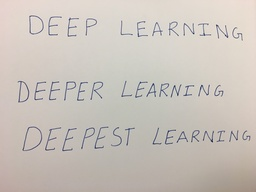
#> input picture NeuralNetworkRecognition/images/04_deep.jpg, 256 x 192 px, shrunk from 4032 x 3024 before the run, given in place of cv_cover.jpg, which was not available
$ python HarryPotterize.py
#> lines starting #> are read from the running program, lines starting #| are printed output that depends on the picture; long printed decimals are rounded; pictures that were not available may be replaced by others from this repository, and a replacement may not be noted
### PlanarHomography/python/matchPics.py
import numpy as np
import cv2
import skimage.color
from helper import briefMatch
from helper import computeBrief
from helper import corner_detection

# Q2.1.4

def matchPics(I1, I2, opts):

        ratio = opts.ratio  #'ratio for BRIEF feature descriptor'
        sigma = opts.sigma  #'threshold for corner detection using FAST feature detector'

        # TODO: Convert Images to GrayScale
        I1 = cv2.cvtColor(I1, cv2.COLOR_BGR2GRAY)
        I2 = cv2.cvtColor(I2, cv2.COLOR_BGR2GRAY)

        # TODO: Detect Features in Both Images
        locs1 = corner_detection(I1, sigma)
        locs2 = corner_detection(I2, sigma)

        # TODO: Obtain descriptors for the computed feature locations
        desc1, locs1 = computeBrief(I1, locs1)
        decs2, locs2 = computeBrief(I2, locs2)

        # TODO: Match features using the descriptors
        matches = briefMatch(desc1, decs2, ratio)

        return matches, locs1, locs2

### PlanarHomography/python/helper.py
import numpy as np
import cv2
import scipy.io as sio
from matplotlib import pyplot as plt
import skimage.feature

PATCHWIDTH = 9

def briefMatch(desc1,desc2,ratio):

    matches = skimage.feature.match_descriptors(desc1,desc2,'hamming',cross_check=True,max_ratio=ratio)
    return matches


# [9 lines left out: function plotMatches, not called in this run]


def makeTestPattern(patchWidth, nbits):

    np.random.seed(0)
    compareX = patchWidth*patchWidth * np.random.random((nbits,1))
    compareX = np.floor(compareX).astype(int)
    np.random.seed(1)
    compareY = patchWidth*patchWidth * np.random.random((nbits,1))
    compareY = np.floor(compareY).astype(int)

    return (compareX, compareY)


def computePixel(img, idx1, idx2, width, center):

    halfWidth = width // 2
    col1 = idx1 % width - halfWidth
    row1 = idx1 // width - halfWidth
    col2 = idx2 % width - halfWidth
    row2 = idx2 // width - halfWidth
    return 1 if img[int(center[0]+row1)][int(center[1]+col1)] < img[int(center[0]+row2)][int(center[1]+col2)] else 0


def computeBrief(img, locs):

    patchWidth = 9
    nbits = 256
    compareX, compareY = makeTestPattern(patchWidth,nbits)
    m, n = img.shape

    halfWidth = patchWidth//2

    locs = np.array(list(filter(lambda x: halfWidth <= x[0] < m-halfWidth and halfWidth <= x[1] < n-halfWidth, locs)))
    desc = np.array([list(map(lambda x: computePixel(img, x[0], x[1], patchWidth, c), zip(compareX, compareY))) for c in locs])

    return desc, locs


def corner_detection(img, sigma):

    # fast method
    result_img = skimage.feature.corner_fast(img, n=PATCHWIDTH, threshold=sigma)
    locs = skimage.feature.corner_peaks(result_img, min_distance=1)
    return locs


# [31 lines left out: function loadVid, not called in this run]

### PlanarHomography/python/planarH.py
import numpy as np
import cv2


def computeH(x1, x2):
    #Q2.2.1
    # TODO: Compute the homography between two sets of points

    # Number of points
    N = len(x1)

    # Create the matrix A for the homography equation Ax = 0
    # 2*N because of x AND y and 9 because of 9 elements in h vector(so #of cols in A and # of rows in h are same)
    A = np.zeros((2 * N, 9))

    for i in range(N):
        x, y = x1[i, 0], x1[i, 1] #x and y of source
        xp, yp = x2[i, 0], x2[i, 1] #x and y of destination


        #From Q1.2.3, A_i is found and because of the 2*N, we have 2*A_i
        A[2 * i, :] = [-x, -y, -1, 0, 0, 0, x * xp, y * xp, xp]
        A[2 * i + 1, :] = [0, 0, 0, -x, -y, -1, x * yp, y * yp, yp]

    # Solve the equation Ah = 0 using svd
    h = np.linalg.svd(A)[2][-1, :]

    # Reshape h into the matrix H
    H2to1 = h.reshape((3, 3))
    return H2to1


# [41 lines left out: function computeH_norm, not called in this run]


def computeH_ransac(locs1, locs2, opts):
    #Q2.2.3
    #Compute the best fitting homography given a list of matching points
    max_iters = opts.max_iters  # the number of iterations to run RANSAC for
    inlier_tol = opts.inlier_tol # the tolerance value for considering a point to be an inlier
    bestH2to1 = None
    best_inliers = 0

    for _ in range(max_iters):
        # Randomly select 4 point correspondences
        random_indices = np.random.randint(0, len(locs1), 4)
        rand1 = locs1[random_indices]
        rand2 = locs2[random_indices]

        # Compute the homography H using the selected random points
        H = computeH(rand1, rand2)

        # Compute inliers based on the current homography H
        # x1 is source and x2 is destination
        x1 = np.concatenate((locs1, np.ones((len(locs1), 1))), axis=1)
        x2 = np.concatenate((locs2, np.ones((len(locs2), 1))), axis=1)

        # x2 = H * x1
        x2_pred = np.matmul(H, x1.T).T

        # Normalize the predicted points
        x2_pred = x2_pred / x2_pred[:, 2].reshape(-1, 1)

        # Compute the distance between the predicted points and the actual points
        distance = np.linalg.norm(x2 - x2_pred, axis=1)

        # Compute the number of inliers
        inliers = np.sum(distance < inlier_tol)

        # Update the best homography and the number of inliers
        if inliers > best_inliers:
            best_inliers = inliers
            bestH2to1 = H


    return bestH2to1, best_inliers


def compositeH(H2to1, template, img):

    #Create a composite image after warping the template image on top
    #of the image using the homography

    #Note that the homography we compute is from the image to the template;
    #x_template = H2to1*x_photo
    #For warping the template to the image, we need to invert it.

    # TODO: Create mask of same size as template
    mask = np.ones(template.shape)

    # TODO: Warp mask by appropriate homography
    warped_mask = cv2.warpPerspective(mask, H2to1, (img.shape[1], img.shape[0]))

    # TODO: Warp template by appropriate homography
    warped_template = cv2.warpPerspective(template, H2to1, (img.shape[1], img.shape[0]))

    # TODO: Use mask to combine the warped template and the image
    # Invert the mask so that the region of interest is 0 pixel value
    # Divide by 255 to convert the masks to the range [0, 1]
    inverted_mask = 1 - warped_mask
    composite_img = img * (inverted_mask/255) + warped_template * (warped_mask/255)

    return composite_img

### PlanarHomography/python/opts.py
'''
Hyperparameters wrapped in argparse
This file contains most of tuanable parameters for this homework


You can change the values by changing their default fields or by command-line
arguments. For example, "python q2_1_4.py --sigma 0.15 --ratio 0.7"
'''

import argparse

def get_opts():
    parser = argparse.ArgumentParser(description='16-720 HW2: Homography')

    ## Feature detection (requires tuning)
    parser.add_argument('--sigma', type=float, default=0.15,
                        help='threshold for corner detection using FAST feature detector')
    parser.add_argument('--ratio', type=float, default=0.7,
                        help='ratio for BRIEF feature descriptor')

    ## Ransac (requires tuning)
    parser.add_argument('--max_iters', type=int, default=500,
                        help='the number of iterations to run RANSAC for')
    parser.add_argument('--inlier_tol', type=float, default=2.0,
                        help='the tolerance value for considering a point to be an inlier')

    ## Additional options (add your own hyperparameters here)

    ##
    opts = parser.parse_args()

    return opts

### PlanarHomography/python/HarryPotterize.py
import numpy as np
import cv2
import skimage.io
import skimage.color
from opts import get_opts

# Import necessary functions
from matchPics import matchPics
from planarH import computeH_ransac, compositeH
# Q2.2.4

def warpImage(opts):
    cover = cv2.imread('data/cv_cover.jpg')
#> cover is the input picture: shape (192, 256, 3); mean B, G, R 187.6, 194.6, 201.5
    desk = cv2.imread('data/cv_desk.png')
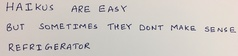
#> input picture NeuralNetworkRecognition/images/03_haiku.jpg, 238 x 56 px, shrunk from 3753 x 880 before the run, given in place of cv_desk.png, which was not available
#> desk is the input picture: shape (56, 238, 3); mean B, G, R 196.8, 201.2, 206.8
    potter = cv2.imread('data/hp_cover.jpg')

    #need to scale potter image to be the same size as cover image
    potter = cv2.resize(potter, (cover.shape[1], cover.shape[0]))
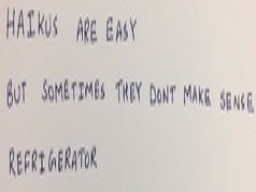
#> potter: shape (192, 256, 3); mean B, G, R 196.7, 201.1, 206.7

    #find matches between two images
    matches, locs1, locs2 = matchPics(cover, desk, opts)
#> in corner_detection, `result_img = skimage.feature.corner_fast(img, n=PATCHWIDTH, threshold=..`:
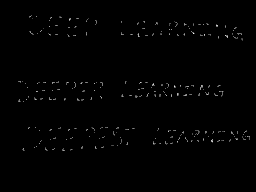
#> result_img: shape (192, 256) float64; min 0, max 10.11, mean 0.0674; drawn with min black and max white
#> in corner_detection, `locs = skimage.feature.corner_peaks(result_img, min_distance=1)`: locs = 260 pairs, first value 16 to 150, second value 19 to 249
#> in matchPics, `locs1 = corner_detection(I1, sigma)`: locs1 has the same summary as locs in corner_detection
#> call 2 of corner_detection, with sigma = 0.15
#> in corner_detection (call 2), `result_img = skimage.feature.corner_fast(img, n=PATCHWIDTH, threshold=..`:
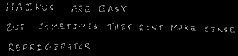
#> result_img: shape (56, 238) float64; min 0, max 10.55, mean 0.22; drawn with min black and max white
#> in corner_detection (call 2), `locs = skimage.feature.corner_peaks(result_img, min_distance=1)`: locs = 177 pairs, first value 3 to 50, second value 6 to 234
#> in matchPics, `locs2 = corner_detection(I2, sigma)`: locs2 has the same summary as locs in corner_detection
#> in computeBrief, `locs = np.array(list(filter(lambda x: halfWidth <= x[0] < m-halfWidth ..`: locs = 260 pairs, first value 16 to 150, second value 19 to 249
#> in matchPics, `decs2, locs2 = computeBrief(I2, locs2)`:
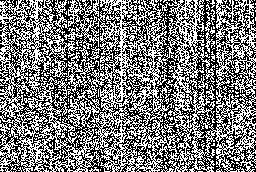
#> decs2: shape (172, 256) int64; values 0 (black) and 1 (white), 48.4% white in thin lines or dots
#> in matchPics, `decs2, locs2 = computeBrief(I2, locs2)`: locs2 = 172 pairs, first value 4 to 50, second value 6 to 230
#> in briefMatch, `matches = skimage.feature.match_descriptors(desc1,desc2,'hamming',cros..`: matches = [[32, 14], [46, 55], [55, 70], [76, 31], [188, 85]]
#> locs1 has the same summary as locs in computeBrief
    #locs are in (y,x) format
    y1 = locs1[:,0]
#> y1 = 260 values, max 150 at index 37, min 16 at index 40, mean 89.43
    x1 = locs1[:,1]
#> x1 = 260 values, max 249 at index 92, min 19 at index 89, mean 135.3
    y2 = locs2[:,0]
#> y2 = 172 values, max 50 at index 48, min 4 at index 63, mean 25.58
    x2 = locs2[:,1]
#> x2 = 172 values, max 230 at index 42, min 6 at index 136, mean 87.81

    locs_x1 = np.array([x1, y1])
    locs_x1 = np.transpose(locs_x1)
#> locs_x1 = 260 pairs, first value 19 to 249, second value 16 to 150
    locs_x2 = np.array([x2, y2])
    locs_x2 = np.transpose(locs_x2)
#> locs_x2 = 172 pairs, first value 6 to 230, second value 4 to 50
    bestH2to1, inliers = computeH_ransac(locs_x1[matches[:,0]], locs_x2[matches[:, 1]], opts)
#> the loop in computeH_ransac, `for _ in range(max_iters):` made 500 passes
#> (random_indices, rand1, rand2, distance, inliers, best_inliers) on pass 1: ([3, 0, 4, 2], [[128, 129], [49, 26], [223, 140], [77, 99]], [[110, 24], [7, 7], [31, 9], [99, 10]], [6.87e-14, 5.29, 3.61e-12, 3.91e-11, 1.74e-13], 4, 4)
#> (random_indices, rand1, rand2, distance, inliers) on passes 2 to 5: ([3, 1, 1, 4], [[128, 129], [131, 34], [131, 34], [223, 140]], [[110, 24], [12, 7], [12, 7], [31, 9]], [1.31, 9.93e-15, 78.79, 9.72e-13, 2.82e-13], 4), ([4, 0, 2, 1], [[223, 140], [49, 26], [77, 99], [131, 34]], [[31, 9], [7, 7], [99, 10], [12, 7]], [2.49e-13, 3.21e-13, 7.23e-12, 75.56, 9.1e-13], 4), ([3, 0, 1, 0], [[128, 129], [49, 26], [131, 34], [49, 26]], [[110, 24], [7, 7], [12, 7], [7, 7]], [2.58e-13, 2.58e-13, 64.25, 1.26e-12, 40.72], 3), ([2, 2, 4, 3], [[77, 99], [77, 99], [223, 140], [128, 129]], [[99, 10], [99, 10], [31, 9], [110, 24]], [7.11, 4.59, 2.29e-12, 1.79e-12, 3.57e-14], 3)
#> after the loop in computeH_ransac, `for _ in range(max_iters):`: best_inliers = 4
#> bestH2to1 = [[-0.059, 0.0516, 0.361], [-0.0187, 0.0247, -0.917], [-0.00222, 0.00331, -0.147]]; inliers = 4

    print(bestH2to1)
#| [[-0.05903  0.05162  0.3614]
#|  [-0.01867  0.02473 -0.9169]
#|  [-0.002225  0.003308  -0.1468]]

    #composite image
    composite_img = compositeH(bestH2to1, potter, desk)
#> in compositeH, `warped_mask = cv2.warpPerspective(mask, H2to1, (img.shape[1], img.shap..`:
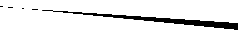
#> warped_mask: shape (56, 238, 3) float64; min 0, max 1, mean 0.944
#> in compositeH, `warped_mask = cv2.warpPerspective(mask, H2to1, (img.shape[1], img.shap..`: mask: shape (192, 256, 3) float64; every value is 1
#> in compositeH, `composite_img = img * (inverted_mask/255) + warped_template * (warped_..`:
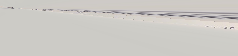
#> composite_img: shape (56, 238, 3) float64; mean B, G, R 0.772, 0.79, 0.799

    cv2.imshow('composite', composite_img)
    cv2.waitKey(0)
    pass


if __name__ == "__main__":

    opts = get_opts()
    warpImage(opts)
